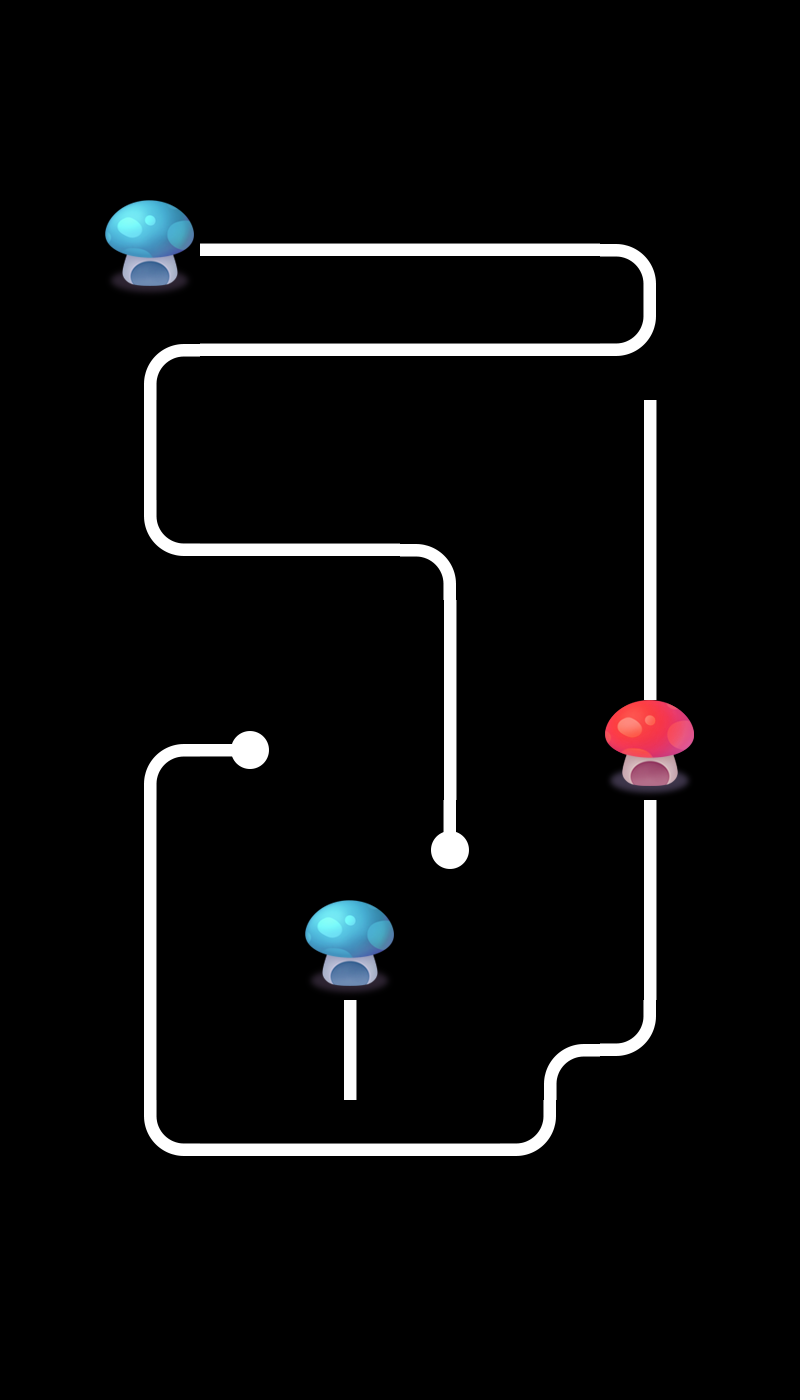

Tiled map render using the project's own tile images. Description and the map definition, with tile-layer contents summarised, below:
An orthogonal 8x14 tile map with 100x100 px tiles, 2 tile layers (layer0, layer1), 2 tilesets and 2 objects.

<map version="1.0" orientation="orthogonal" renderorder="right-down" width="8" height="14" tilewidth="100" tileheight="100" nextobjectid="3">
 <tileset firstgid="1" name="tiled" tilewidth="100" tileheight="100">
  <image source="tiled.png" width="500" height="400" />
 </tileset>
 <tileset firstgid="21" name="tiled" tilewidth="100" tileheight="100">
  <image source="tiled.png" width="500" height="400" />
 </tileset>
 <layer name="layer0" width="8" height="14">
  <data>[112 cells, 17 non-empty, 8 distinct tile ids]</data>
 </layer>
 <layer name="layer1" width="8" height="14">
  <data>[112 cells, 24 non-empty, 9 distinct tile ids]</data>
 </layer>
 <objectgroup name="object1">
  <object id="1" x="618.182" y="321.212" width="51.5152" height="51.5152">
   <properties>
    <property name="id" value="0" />
   </properties>
  </object>
  <object id="2" x="318.182" y="1124.24" width="54.5455" height="54.5455">
   <properties>
    <property name="id" value="1" />
   </properties>
  </object>
 </objectgroup>
</map>
